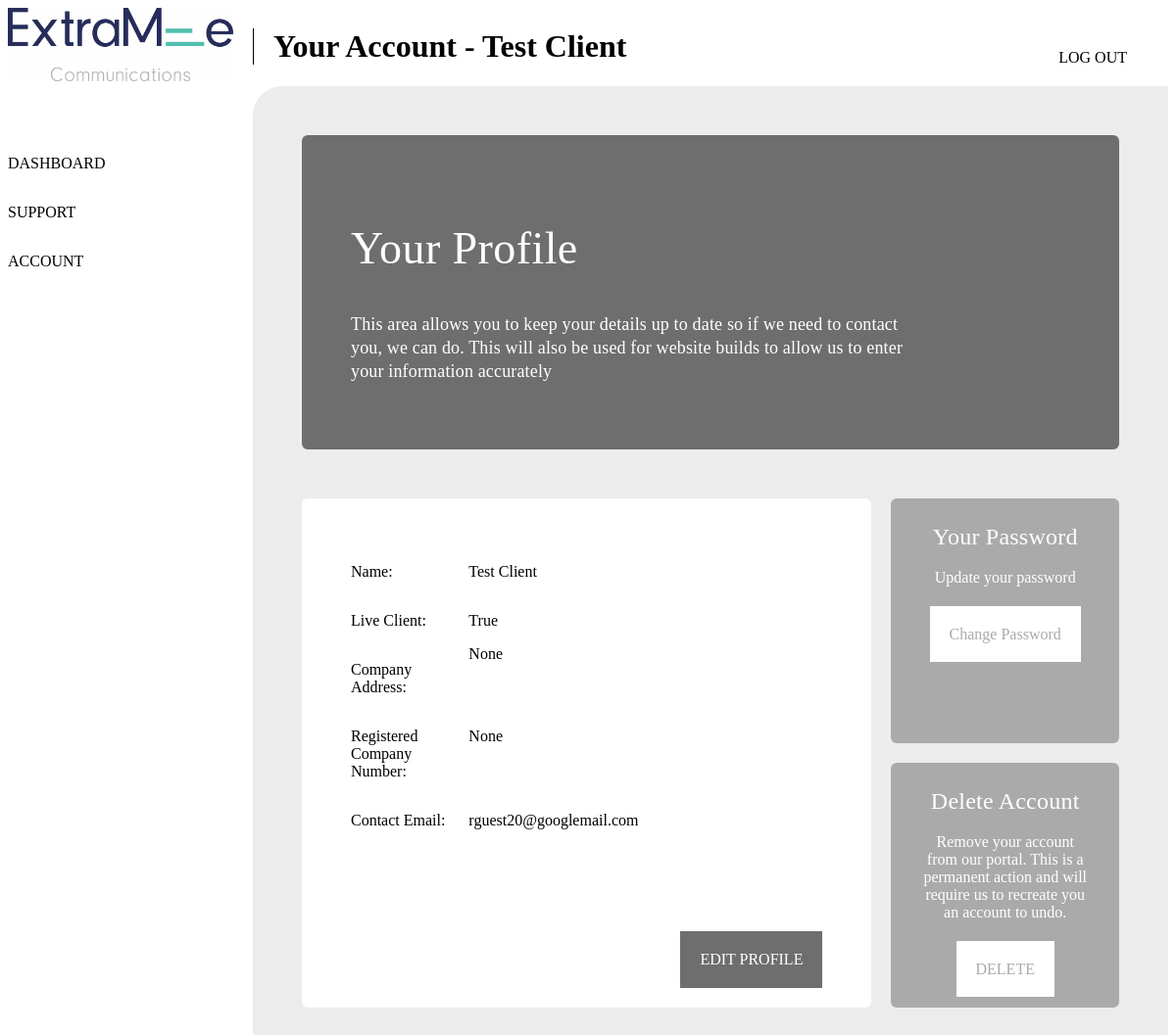
Before: /account/ (signed in) with the older database file.
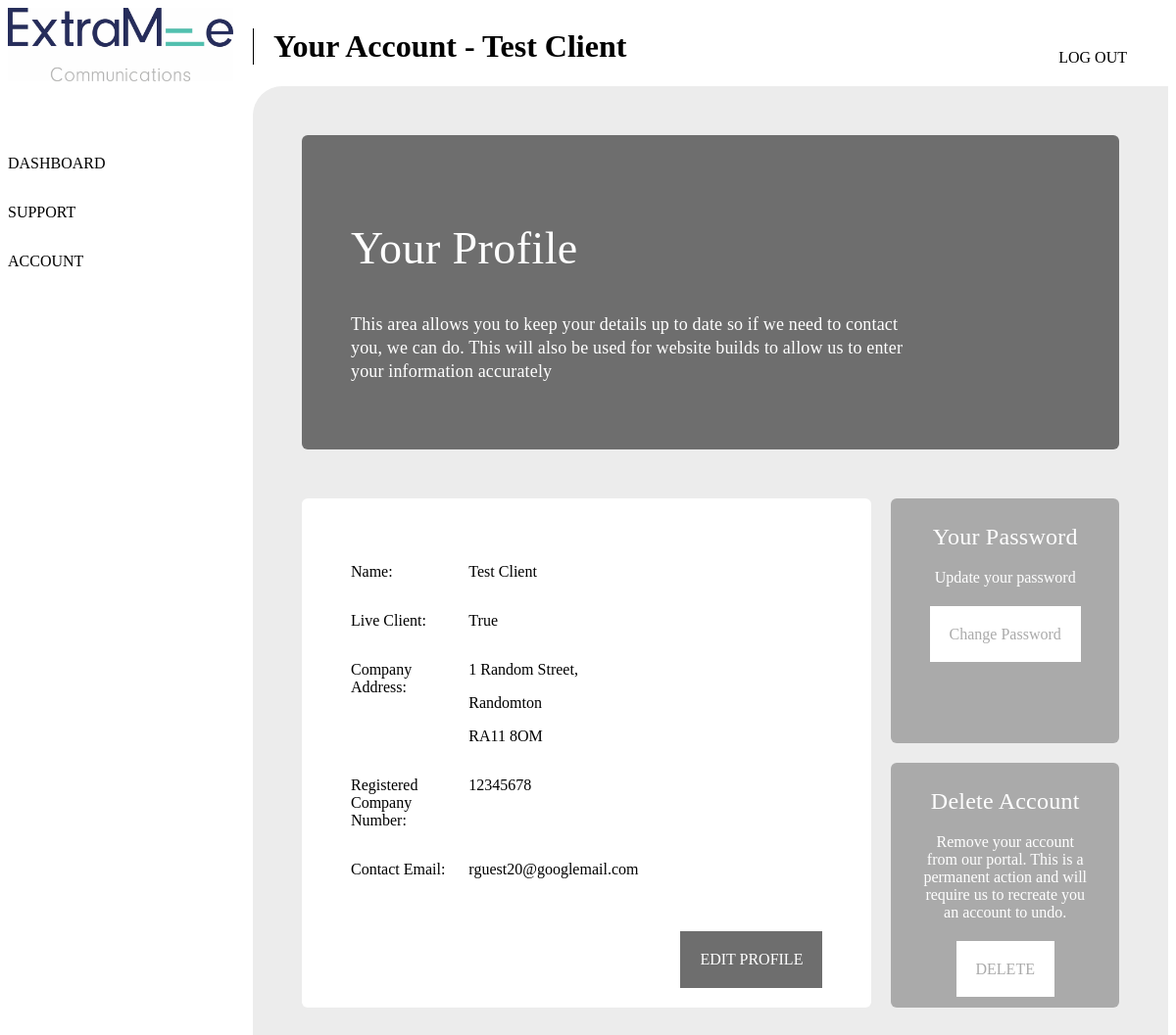
After: the same page with the newer database file.
### tickets/models.py (models this page shows)
class Client(models.Model):
    user = models.OneToOneField(settings.AUTH_USER_MODEL, on_delete=models.CASCADE, null=True)
    client_name = models.CharField(max_length=200)
    client_email = models.EmailField()
    client_address = models.CharField(max_length=200, null = True, blank = True)
    client_registered_company_number = models.CharField(max_length=30, null = True, blank = True)
    live_client = models.BooleanField (default=True)
    date_registered = models.DateTimeField('Date Registered')
    contract_type = models.ForeignKey(Contract, on_delete=models.CASCADE)
    contract_start_date = models.DateTimeField()
    contracted_monthly_service_hours = models.FloatField(default=1)
    contracted_monthly_SEM_hours = models.FloatField(default=0)
    paid_extra_hours = models.FloatField(default=0)
    hours_used_this_month = models.FloatField(default=0)
    discontented_client = models.BooleanField(default=False)
    priority_client = models.BooleanField(default=False)
    def __str__(self):
        return self.client_name

### tickets/views.py (the view)
# urls.py: path('account/', views.account, name='account'),
def account(request):
    if not request.user.is_authenticated:
        return redirect('/')
    company = Client.objects.filter(user=request.user).first()
    return render(request,'tickets/account.html', {'company': company, })

### tickets/templates/tickets/account.html (shortened to what this page needs)
{% extends 'base.html' %}
{% block content %}
    <div class="page-wrap">
      <div class="main-wrap">
        <div class="sidebar">
          <img src="/static/img/logo.jpg" alt="logo">
          <a href="/dashboard">Dashboard</a>
          <a href="/support">Support</a>
          <a href="/account">Account</a>
        </div>
        <div class="main_content account">
          <div class="head_section">
            <h1 class='head-title'>Your Account - {{ company }}</h1>
          </div>
          <div class="account-section">
            <div class="top">
              <div class="left">
                <h2>Your Profile</h2>
                <p>This area allows you to keep your details up to date so if we need to contact you, we can do.  This will also be used for website builds to allow us to enter your information accurately</p>
              </div>
            </div>
            <div class="bottom">
              <div class="left">
                <div class="profileinfo">
                  <div class="profileline name">
                    <p>Name:</p>
                    <p>{{ company.client_name }}</p>
                  </div>
                  <div class="profileline name">
                    <p>Live Client:</p>
                    <p>{{ company.live_client }}</p>
                  </div>
                  <div class="profileline">
                    <p>Company Address:</p>
                    <div class="">
                      {{ company.client_address|safe }}
                    </div>
                  </div>
                  <div class="profileline">
                    <p>Registered Company Number:</p>
                    <p>{{ company.client_registered_company_number }}</p>
                  </div>
                  <div class="profileline">
                    <p>Contact Email:</p>
                    <p>{{ company.client_email }}</p>
                  </div>
                  <div class="button">
                    <a href="/account/edit">Edit Profile</a>
                  </div>
                </div>
              </div>
              <div class="right">
                <div class="cta password">
                  <h4>Your Password</h4>
                  <p>Update your password</p>
                  <a href="password">Change Password</a>
                </div>
                <div class="cta notifications">
                  <h4>Delete Account</h4>
                  <p>Remove your account from our portal.  This is a permanent action and will require us to recreate you an account to undo.</p>
                  <a href="delete">DELETE</a>
                </div>
              </div>
            </div>
          </div>
        </div>
      </div>
    </div>
{% endblock content %}

Changed rows visible on the page:
changed Client "Test Client": client_address "None" → "1 Random Street, Randomton RA11 8OM"; client_registered_company_number "None" → "12345678"
